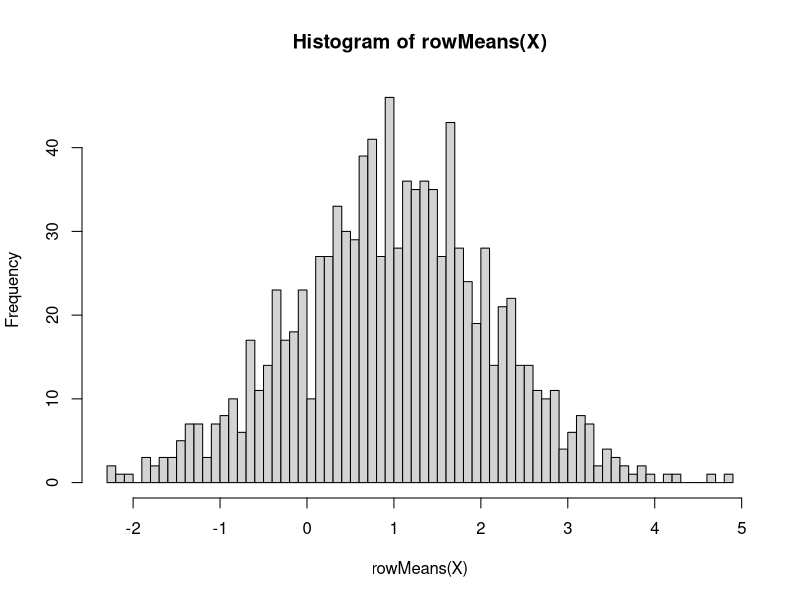
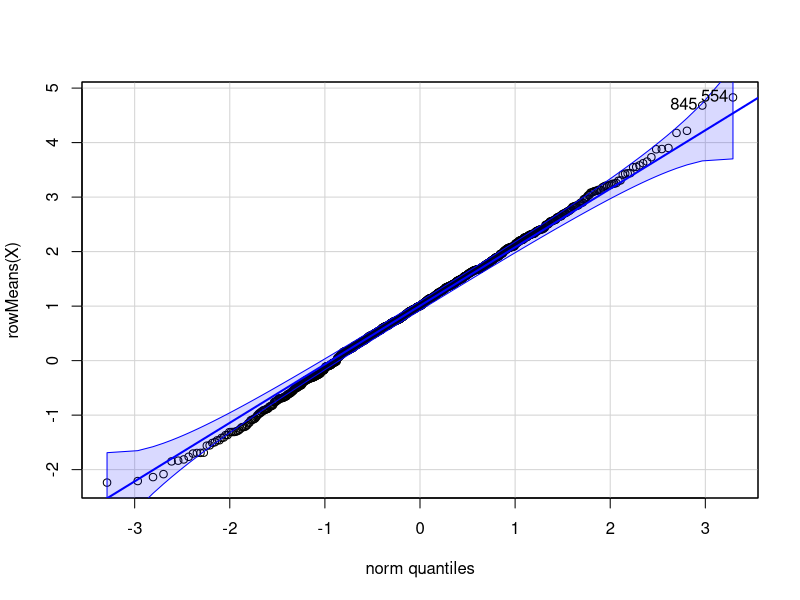
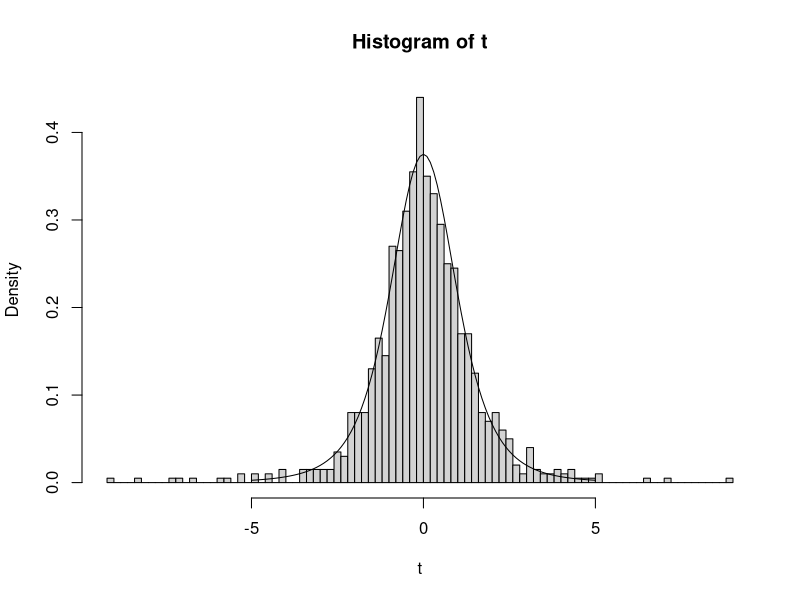
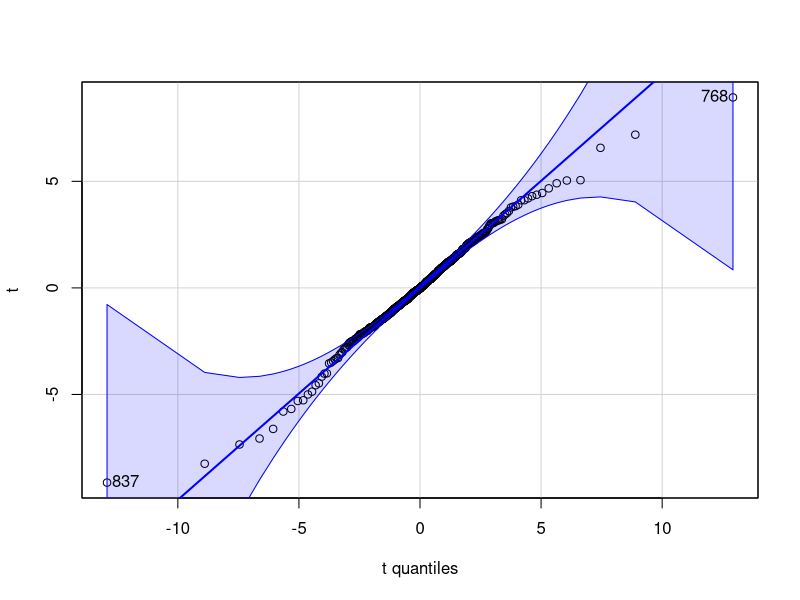
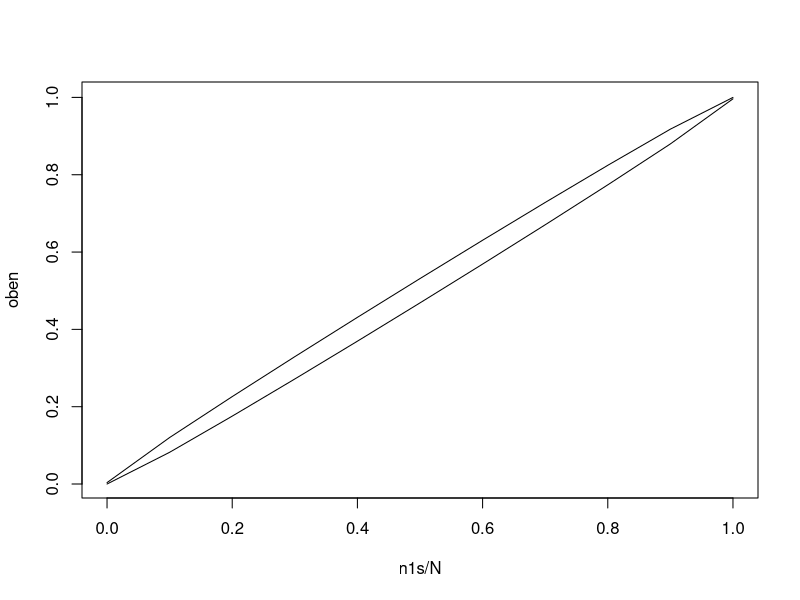
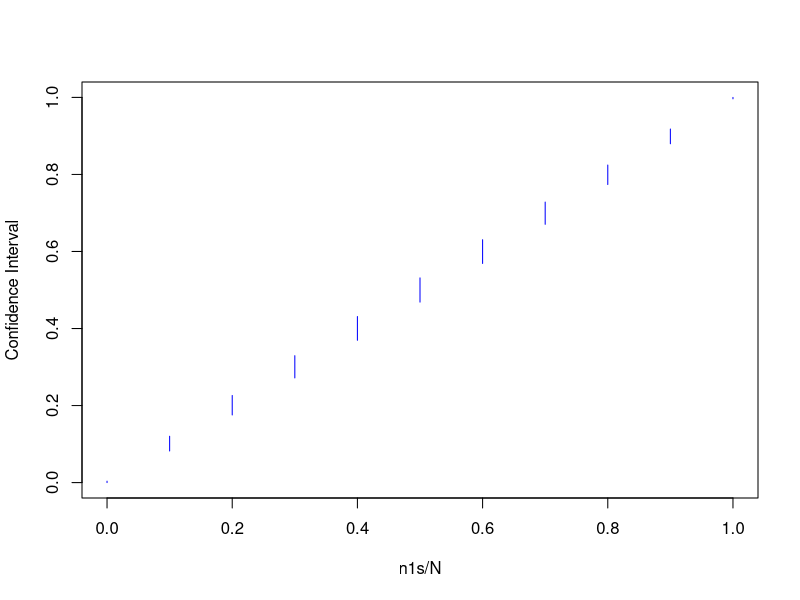

The R script that drew these images, in order:
alpha = 0.0001
1-alpha 
qnorm(1-alpha/2)




n = 3
X = matrix(rnorm(n*1000,1,2), ncol = n)
hist(rowMeans(X),100)
library(car)
car::qqPlot(rowMeans(X))
mean(rowMeans(X)) #~2
sd(rowMeans(X))
sqrt(2*2/n)

###### t-distribution with random data #######
# Random Data
X = matrix(rnorm(4*1000), nrow=1000)
xn = rowMeans(X)
sx = apply(X, 1, sd)

t = xn/(sx/sqrt(4)) # Calculation of t-statistic
hist(t,100, freq=FALSE)
xs = seq(-5,5,0.1)
ys = dt(xs,4)
lines(xs,ys)

library(car)
qqPlot(t, distribution="t", df=3)


####### Aufgabe Cafe #####
x = c(104,103,107,105,102,109,105,104,106)
mean(x)-qt(1-0.025,9-1) * sd(x)/sqrt(9) 
mean(x)+qt(1-0.025,9-1) * sd(x)/sqrt(9) 

t.test(x, conf.level = 0.95)
#t.test(x, alternative="two.sided", conf.level=0.95) default values



####### Aufgabe Breite der KI #####
N = 1000
n1s = seq(0,N,100)
unten = oben = rep(NA, length(n1s))
for (i in 1:length(n1s)){
  n1 = n1s[i]
  res = binom.test(n1, N, conf.level = 0.95)
  unten[i] = res$conf.int[1]
  oben[i] = res$conf.int[2]
}
plot(n1s/N, oben, type = 'l')
lines(n1s/N, unten, type = 'l')

N = 1000
n1s = seq(0, N, 100)
unten = oben = rep(NA, length(n1s))
for (i in 1:length(n1s)){
  n1 = n1s[i]
  res = binom.test(n1, N, conf.level = 0.95)
  unten[i] = res$conf.int[1]
  oben[i] = res$conf.int[2]
}
plot(n1s/N, oben, type = 'n', ylim = c(min(unten), max(oben)), ylab = "Confidence Interval")
for (i in 1:length(n1s)){
  lines(c(n1s[i]/N, n1s[i]/N), c(unten[i], oben[i]), type = 'l', col = "blue")
}





#Aufgabe
inside = 0
reps = 1000
for (r in 1:reps){
  response = sample(c(0,1), N, replace = TRUE, prob = c(0.5,0.5))
  res = binom.test(sum(response), N, conf.level = 0.95)
  if (res$conf.int[1] < 0.5 && 0.5 < res$conf.int[2]){
    inside = inside + 1
  }
}
inside/reps
